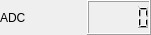
<?xml version="1.0" encoding="UTF-8"?>
<ui version="4.0">
 <class>ADC_label</class>
 <widget class="QWidget" name="ADC_label">
  <property name="geometry">
   <rect>
    <x>0</x>
    <y>0</y>
    <width>151</width>
    <height>35</height>
   </rect>
  </property>
  <property name="windowTitle">
   <string>Form</string>
  </property>
  <layout class="QHBoxLayout" name="horizontalLayout">
   <property name="leftMargin">
    <number>0</number>
   </property>
   <property name="topMargin">
    <number>0</number>
   </property>
   <property name="rightMargin">
    <number>0</number>
   </property>
   <property name="bottomMargin">
    <number>0</number>
   </property>
   <item>
    <widget class="QLabel" name="lbl_name">
     <property name="sizePolicy">
      <sizepolicy hsizetype="Fixed" vsizetype="Preferred">
       <horstretch>0</horstretch>
       <verstretch>0</verstretch>
      </sizepolicy>
     </property>
     <property name="text">
      <string>ADC</string>
     </property>
    </widget>
   </item>
   <item>
    <spacer name="horizontalSpacer">
     <property name="orientation">
      <enum>Qt::Horizontal</enum>
     </property>
     <property name="sizeHint" stdset="0">
      <size>
       <width>40</width>
       <height>20</height>
      </size>
     </property>
    </spacer>
   </item>
   <item>
    <widget class="QLCDNumber" name="lcd_value"/>
   </item>
  </layout>
 </widget>
 <resources/>
 <connections/>
</ui>
